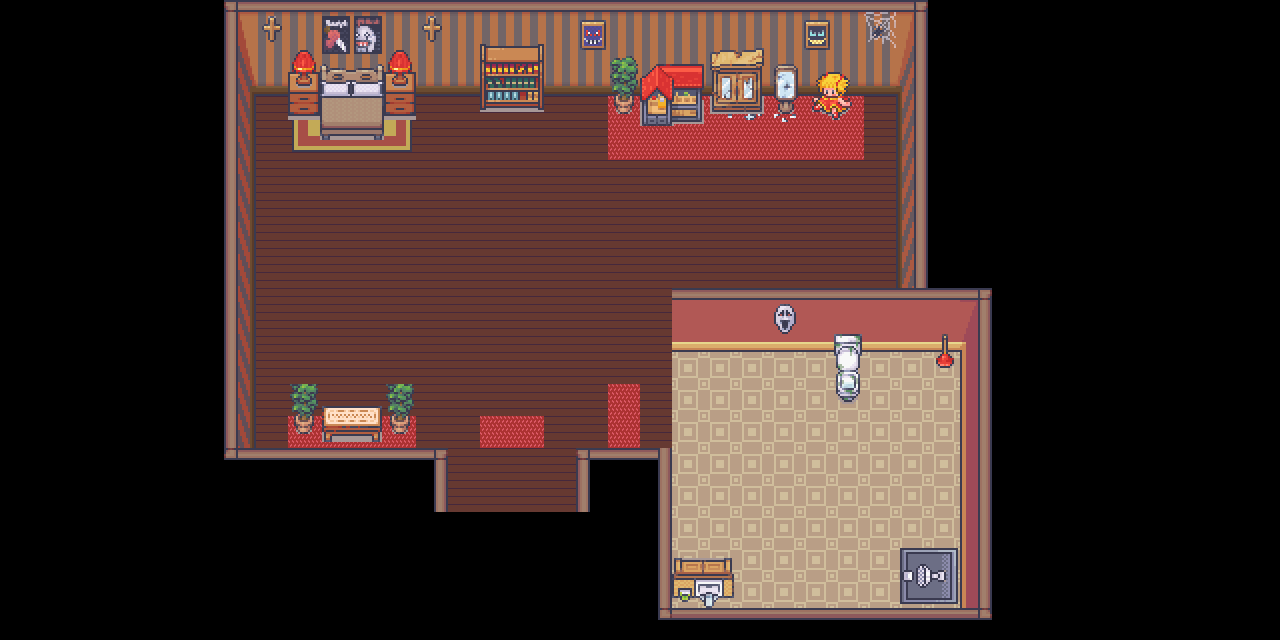

Tiled map render using the project's own tile images. Description and the map definition, with tile-layer contents summarised, below:
An orthogonal 40x20 tile map with 32x32 px tiles, 7 tile layers (groundlayer, carpetlayer, walllayer, walllayer2, ...), 8 tilesets and 1 object (start).

<map version="1.9" tiledversion="1.9.2" orientation="orthogonal" renderorder="right-down" width="40" height="20" tilewidth="32" tileheight="32" infinite="0" nextlayerid="9" nextobjectid="2">
 <editorsettings>
  <export target="mygame(1).tmj" format="json" />
 </editorsettings>
 <tileset firstgid="1" name="1_Generic_32x32" tilewidth="32" tileheight="32" tilecount="1248" columns="16">
  <image source="1_Generic_32x32.png" width="512" height="2496" />
 </tileset>
 <tileset firstgid="1249" name="2_LivingRoom_32x32" tilewidth="32" tileheight="32" tilecount="720" columns="16">
  <image source="2_LivingRoom_32x32.png" width="512" height="1440" />
  <tile id="114">
   <properties>
    <property name="Teatable" type="bool" value="true" />
   </properties>
  </tile>
  <tile id="115">
   <properties>
    <property name="Teatable" type="bool" value="true" />
   </properties>
  </tile>
  <tile id="127">
   <properties>
    <property name="Sidetablelamp" type="bool" value="true" />
   </properties>
  </tile>
  <tile id="130">
   <properties>
    <property name="Teatable" type="bool" value="true" />
   </properties>
  </tile>
  <tile id="131">
   <properties>
    <property name="Teatable" type="bool" value="true" />
   </properties>
  </tile>
  <tile id="143">
   <properties>
    <property name="Sidetablelamp" type="bool" value="true" />
   </properties>
  </tile>
  <tile id="252">
   <properties>
    <property name="Closet" type="bool" value="true" />
   </properties>
  </tile>
  <tile id="253">
   <properties>
    <property name="Closet" type="bool" value="true" />
   </properties>
  </tile>
  <tile id="268">
   <properties>
    <property name="Closet" type="bool" value="true" />
   </properties>
  </tile>
  <tile id="269">
   <properties>
    <property name="Closet" type="bool" value="true" />
   </properties>
  </tile>
  <tile id="284">
   <properties>
    <property name="Closet" type="bool" value="true" />
   </properties>
  </tile>
  <tile id="285">
   <properties>
    <property name="Closet" type="bool" value="true" />
   </properties>
  </tile>
  <tile id="351">
   <properties>
    <property name="Plant" type="bool" value="true" />
   </properties>
  </tile>
  <tile id="367">
   <properties>
    <property name="Plant" type="bool" value="true" />
   </properties>
  </tile>
  <tile id="383">
   <properties>
    <property name="Plant" type="bool" value="true" />
   </properties>
  </tile>
  <tile id="444">
   <properties>
    <property name="Bookshelves" type="bool" value="true" />
   </properties>
  </tile>
  <tile id="445">
   <properties>
    <property name="Bookshelves" type="bool" value="true" />
   </properties>
  </tile>
  <tile id="460">
   <properties>
    <property name="Bookshelves" type="bool" value="true" />
   </properties>
  </tile>
  <tile id="461">
   <properties>
    <property name="Bookshelves" type="bool" value="true" />
   </properties>
  </tile>
  <tile id="476">
   <properties>
    <property name="Bookshelves" type="bool" value="true" />
   </properties>
  </tile>
  <tile id="477">
   <properties>
    <property name="Bookshelves" type="bool" value="true" />
   </properties>
  </tile>
 </tileset>
 <tileset firstgid="1969" name="11_Halloween_32x32" tilewidth="32" tileheight="32" tilecount="976" columns="16">
  <image source="11_Halloween_32x32.png" width="512" height="1952" />
 </tileset>
 <tileset firstgid="2945" name="3_Bathroom_32x32" tilewidth="32" tileheight="32" tilecount="896" columns="16">
  <image source="3_Bathroom_32x32.png" width="512" height="1792" />
  <tile id="301">
   <properties>
    <property name="Shower" type="bool" value="true" />
   </properties>
  </tile>
  <tile id="302">
   <properties>
    <property name="Shower" type="bool" value="true" />
   </properties>
  </tile>
  <tile id="317">
   <properties>
    <property name="Shower" type="bool" value="true" />
   </properties>
  </tile>
  <tile id="318">
   <properties>
    <property name="Shower" type="bool" value="true" />
   </properties>
  </tile>
  <tile id="333">
   <properties>
    <property name="Shower" type="bool" value="true" />
   </properties>
  </tile>
  <tile id="334">
   <properties>
    <property name="Shower" type="bool" value="true" />
   </properties>
  </tile>
  <tile id="349">
   <properties>
    <property name="Shower" type="bool" value="true" />
   </properties>
  </tile>
  <tile id="350">
   <properties>
    <property name="Shower" type="bool" value="true" />
   </properties>
  </tile>
  <tile id="386">
   <properties>
    <property name="Sink" type="bool" value="true" />
   </properties>
  </tile>
  <tile id="387">
   <properties>
    <property name="Sink" type="bool" value="true" />
   </properties>
  </tile>
  <tile id="402">
   <properties>
    <property name="Sink" type="bool" value="true" />
   </properties>
  </tile>
  <tile id="403">
   <properties>
    <property name="Sink" type="bool" value="true" />
   </properties>
  </tile>
  <tile id="507">
   <properties>
    <property name="Plumper" type="bool" value="true" />
   </properties>
  </tile>
  <tile id="523">
   <properties>
    <property name="Plumper" type="bool" value="true" />
   </properties>
  </tile>
  <tile id="695">
   <properties>
    <property name="Mirror" type="bool" value="true" />
   </properties>
  </tile>
  <tile id="711">
   <properties>
    <property name="Mirror" type="bool" value="true" />
   </properties>
  </tile>
  <tile id="789">
   <properties>
    <property name="Toilet" type="bool" value="true" />
   </properties>
  </tile>
  <tile id="805">
   <properties>
    <property name="Toilet" type="bool" value="true" />
   </properties>
  </tile>
  <tile id="821">
   <properties>
    <property name="Toilet" type="bool" value="true" />
   </properties>
  </tile>
 </tileset>
 <tileset firstgid="3841" name="4_Bedroom_32x32" tilewidth="32" tileheight="32" tilecount="1712" columns="16">
  <image source="4_Bedroom_32x32.png" width="512" height="3424" />
  <tile id="167">
   <properties>
    <property name="Sidetable" type="bool" value="true" />
   </properties>
  </tile>
  <tile id="183">
   <properties>
    <property name="Sidetable" type="bool" value="true" />
   </properties>
  </tile>
  <tile id="950">
   <properties>
    <property name="Bed" type="bool" value="true" />
   </properties>
  </tile>
  <tile id="951">
   <properties>
    <property name="Bed" type="bool" value="true" />
   </properties>
  </tile>
  <tile id="962">
   <properties>
    <property name="Bed" type="bool" value="true" />
   </properties>
  </tile>
  <tile id="963">
   <properties>
    <property name="Bed" type="bool" value="true" />
   </properties>
  </tile>
  <tile id="1024">
   <properties>
    <property name="Bed" type="bool" value="true" />
   </properties>
  </tile>
  <tile id="1025">
   <properties>
    <property name="Bed" type="bool" value="true" />
   </properties>
  </tile>
  <tile id="1498">
   <properties>
    <property name="Doll" type="bool" value="true" />
   </properties>
  </tile>
  <tile id="1499">
   <properties>
    <property name="Doll" type="bool" value="true" />
   </properties>
  </tile>
  <tile id="1514">
   <properties>
    <property name="Doll" type="bool" value="true" />
   </properties>
  </tile>
  <tile id="1515">
   <properties>
    <property name="Doll" type="bool" value="true" />
   </properties>
  </tile>
 </tileset>
 <tileset firstgid="5553" name="Carpet" tilewidth="32" tileheight="32" tilecount="960" columns="60">
  <image source="Carpet.png" width="1920" height="512" />
 </tileset>
 <tileset firstgid="6513" name="Room_Builder_32x32" tilewidth="32" tileheight="32" tilecount="8284" columns="76">
  <image source="Room_Builder_32x32.png" width="2432" height="3488" />
 </tileset>
 <tileset firstgid="14797" name="Wood" tilewidth="32" tileheight="32" tilecount="8640" columns="180">
  <image source="Wood.png" width="5760" height="1536" />
 </tileset>
 <layer id="1" name="groundlayer" width="40" height="20">
  <data>[800 cells, 278 non-empty, 3 distinct tile ids]</data>
 </layer>
 <layer id="2" name="carpetlayer" width="40" height="20">
  <data>[800 cells, 38 non-empty, 14 distinct tile ids]</data>
 </layer>
 <layer id="5" name="walllayer" width="40" height="20">
  <data>[800 cells, 134 non-empty, 17 distinct tile ids]</data>
 </layer>
 <layer id="6" name="walllayer2" width="40" height="20">
  <data>[800 cells, 119 non-empty, 6 distinct tile ids]</data>
 </layer>
 <layer id="7" name="walllayer3" width="40" height="20">
  <data>[800 cells, 20 non-empty, 6 distinct tile ids]</data>
 </layer>
 <layer id="3" name="itemlayer" width="40" height="20">
  <data>[800 cells, 72 non-empty, 64 distinct tile ids]</data>
 </layer>
 <layer id="4" name="itemlayer2" width="40" height="20">
  <data>[800 cells, 8 non-empty, 6 distinct tile ids]</data>
 </layer>
 <objectgroup id="8" name="objectlayer">
  <object id="1" name="start" x="513" y="412">
   <point />
  </object>
 </objectgroup>
</map>
